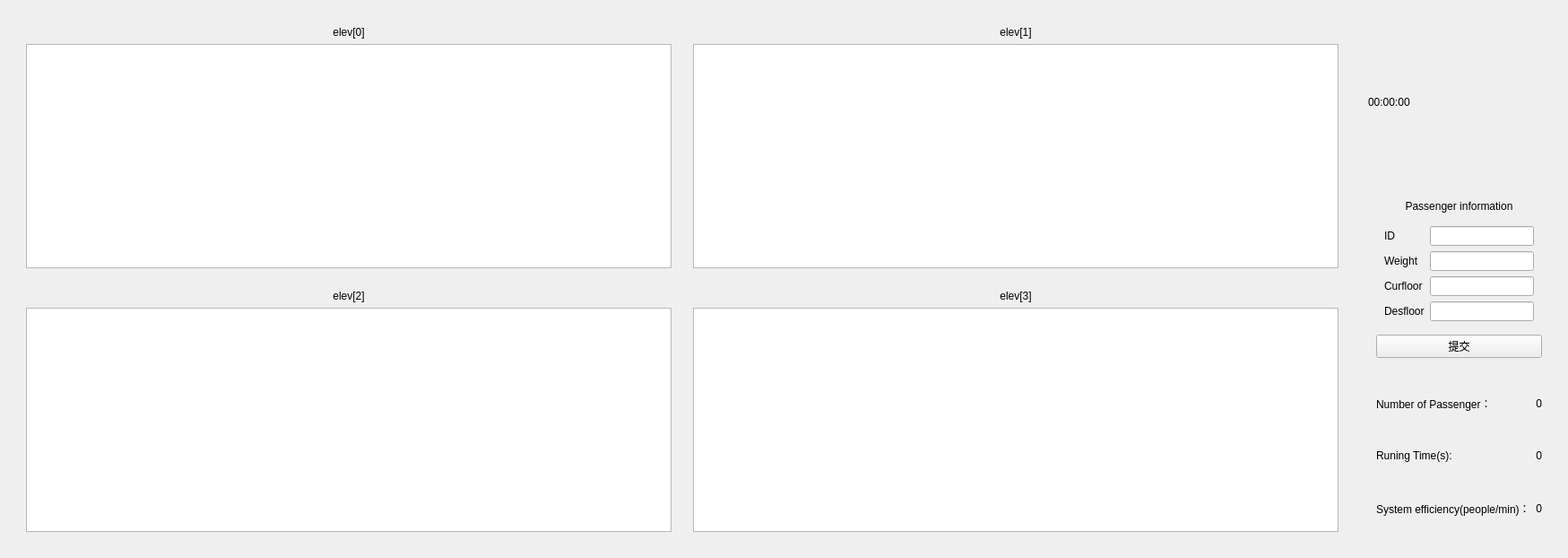
     <widget class="QWidget" name="widget_16" native="true">
      <property name="minimumSize">
       <size>
        <width>0</width>
        <height>0</height>
       </size>
      </property>
      <layout class="QHBoxLayout" name="horizontalLayout_3">
       <item>
        <widget class="QWidget" name="widget_14" native="true">
         <property name="minimumSize">
          <size>
           <width>1500</width>
           <height>600</height>
          </size>
         </property>
         <layout class="QGridLayout" name="gridLayout_3">
          <item row="3" column="0">
           <widget class="QWidget" name="widget_12" native="true">
            <layout class="QVBoxLayout" name="verticalLayout_4">
             <item>
              <widget class="QLabel" name="label_9">
               <property name="text">
                <string>elev[2]</string>
               </property>
               <property name="alignment">
                <set>Qt::AlignCenter</set>
               </property>
              </widget>
             </item>
             <item>
              <widget class="QTextBrowser" name="textBrowser_2"/>
             </item>
            </layout>
           </widget>
          </item>
          <item row="0" column="0">
           <widget class="QWidget" name="widget_10" native="true">
            <property name="maximumSize">
             <size>
              <width>16777201</width>
              <height>16777215</height>
             </size>
            </property>
            <layout class="QVBoxLayout" name="verticalLayout_2">
             <item>
              <widget class="QLabel" name="label_7">
               <property name="text">
                <string>elev[0]</string>
               </property>
               <property name="alignment">
                <set>Qt::AlignCenter</set>
               </property>
              </widget>
             </item>
             <item>
              <widget class="QTextBrowser" name="textBrowser_0"/>
             </item>
            </layout>
           </widget>
          </item>
          <item row="3" column="2">
           <widget class="QWidget" name="widget_13" native="true">
            <layout class="QVBoxLayout" name="verticalLayout_5">
             <item>
              <widget class="QLabel" name="label_10">
               <property name="text">
                <string>elev[3]</string>
               </property>
               <property name="alignment">
                <set>Qt::AlignCenter</set>
               </property>
              </widget>
             </item>
             <item>
              <widget class="QTextBrowser" name="textBrowser_3"/>
             </item>
            </layout>
           </widget>
          </item>
          <item row="0" column="2">
           <widget class="QWidget" name="widget_11" native="true">
            <layout class="QVBoxLayout" name="verticalLayout_3">
             <item>
              <widget class="QLabel" name="label_8">
               <property name="text">
                <string>elev[1]</string>
               </property>
               <property name="alignment">
                <set>Qt::AlignCenter</set>
               </property>
              </widget>
             </item>
             <item>
              <widget class="QTextBrowser" name="textBrowser_1"/>
             </item>
            </layout>
           </widget>
          </item>
         </layout>
        </widget>
       </item>
       <item>
        <widget class="QWidget" name="widget_15" native="true">
         <layout class="QVBoxLayout" name="verticalLayout_6">
          <item>
           <widget class="QLabel" name="label_systime">
            <property name="minimumSize">
             <size>
              <width>0</width>
              <height>10</height>
             </size>
            </property>
            <property name="text">
             <string>00:00:00</string>
            </property>
           </widget>
          </item>
          <item>
           <widget class="QWidget" name="widget_8" native="true">
            <layout class="QVBoxLayout" name="verticalLayout">
             <item>
              <widget class="QLabel" name="label_5">
               <property name="text">
                <string>Passenger information</string>
               </property>
               <property name="alignment">
                <set>Qt::AlignCenter</set>
               </property>
              </widget>
             </item>
             <item>
              <widget class="QWidget" name="widget_7" native="true">
               <layout class="QGridLayout" name="gridLayout">
                <item row="0" column="0">
                 <widget class="QLabel" name="label">
                  <property name="text">
                   <string>ID</string>
                  </property>
                 </widget>
                </item>
                <item row="0" column="1">
                 <widget class="QLineEdit" name="lineEdit_id"/>
                </item>
                <item row="1" column="0">
                 <widget class="QLabel" name="label_2">
                  <property name="text">
                   <string>Weight</string>
                  </property>
                 </widget>
                </item>
                <item row="1" column="1">
                 <widget class="QLineEdit" name="lineEdit_weight"/>
                </item>
                <item row="2" column="0">
                 <widget class="QLabel" name="label_3">
                  <property name="text">
                   <string>Curfloor</string>
                  </property>
                 </widget>
                </item>
                <item row="2" column="1">
                 <widget class="QLineEdit" name="lineEdit_currentfloor"/>
                </item>
                <item row="3" column="0">
                 <widget class="QLabel" name="label_4">
                  <property name="text">
                   <string>Desfloor</string>
                  </property>
                 </widget>
                </item>
                <item row="3" column="1">
                 <widget class="QLineEdit" name="lineEdit_destinationfloor"/>
                </item>
               </layout>
              </widget>
             </item>
             <item>
              <widget class="QPushButton" name="pushButton">
               <property name="text">
                <string>提交</string>
               </property>
              </widget>
             </item>
            </layout>
           </widget>
          </item>
          <item>
           <widget class="QWidget" name="widget_9" native="true">
            <property name="minimumSize">
             <size>
              <width>0</width>
              <height>100</height>
             </size>
            </property>
            <layout class="QVBoxLayout" name="verticalLayout_12">
             <item>
              <layout class="QGridLayout" name="gridLayout_2">
               <item row="0" column="0">
                <widget class="QLabel" name="label_15">
                 <property name="minimumSize">
                  <size>
                   <width>0</width>
                   <height>25</height>
                  </size>
                 </property>
                 <property name="text">
                  <string>Number of Passenger： </string>
                 </property>
                </widget>
               </item>
               <item row="0" column="1" colspan="2">
                <widget class="QLabel" name="label_t1">
                 <property name="minimumSize">
                  <size>
                   <width>0</width>
                   <height>25</height>
                  </size>
                 </property>
                 <property name="text">
                  <string>0</string>
                 </property>
                 <property name="alignment">
                  <set>Qt::AlignRight|Qt::AlignTrailing|Qt::AlignVCenter</set>
                 </property>
                </widget>
               </item>
               <item row="1" column="0">
                <widget class="QLabel" name="label_16">
                 <property name="minimumSize">
                  <size>
                   <width>0</width>
                   <height>25</height>
                  </size>
                 </property>
                 <property name="text">
                  <string>Runing Time(s):</string>
                 </property>
                </widget>
               </item>
               <item row="1" column="1" colspan="2">
                <widget class="QLabel" name="label_t2">
                 <property name="minimumSize">
                  <size>
                   <width>0</width>
                   <height>25</height>
                  </size>
                 </property>
                 <property name="text">
                  <string>0</string>
                 </property>
                 <property name="alignment">
                  <set>Qt::AlignRight|Qt::AlignTrailing|Qt::AlignVCenter</set>
                 </property>
                </widget>
               </item>
               <item row="2" column="0" colspan="2">
                <widget class="QLabel" name="label_17">
                 <property name="minimumSize">
                  <size>
                   <width>0</width>
                   <height>25</height>
                  </size>
                 </property>
                 <property name="text">
                  <string>System efficiency(people/min)：</string>
                 </property>
                </widget>
               </item>
               <item row="2" column="2">
                <widget class="QLabel" name="label_t3">
                 <property name="minimumSize">
                  <size>
                   <width>0</width>
                   <height>25</height>
                  </size>
                 </property>
                 <property name="text">
                  <string>0</string>
                 </property>
                 <property name="alignment">
                  <set>Qt::AlignRight|Qt::AlignTrailing|Qt::AlignVCenter</set>
                 </property>
                </widget>
               </item>
              </layout>
             </item>
            </layout>
           </widget>
          </item>
         </layout>
        </widget>
       </item>
      </layout>
     </widget>
